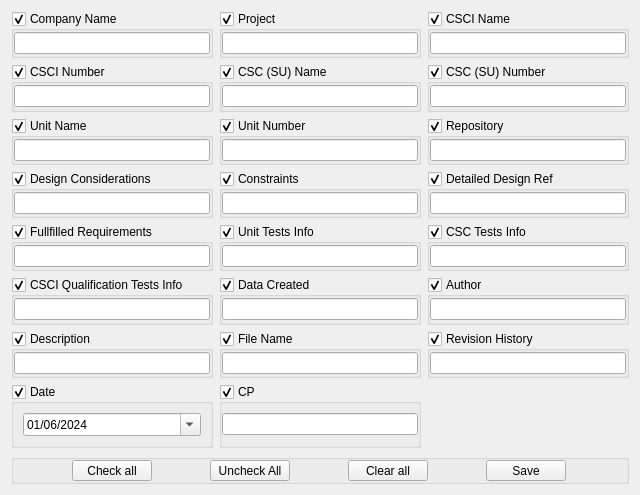
<?xml version="1.0" encoding="UTF-8"?>
<ui version="4.0">
 <class>HeaderConfigPanel</class>
 <widget class="QFrame" name="HeaderConfigPanel">
  <property name="geometry">
   <rect>
    <x>0</x>
    <y>0</y>
    <width>640</width>
    <height>495</height>
   </rect>
  </property>
  <property name="windowTitle">
   <string>SAES Header Configuration</string>
  </property>
  <layout class="QVBoxLayout" name="mainLayout">
   <item>
    <layout class="QGridLayout" name="gridLayout">
     <item row="0" column="5">
      <widget class="QGroupBox" name="csciName">
       <property name="title">
        <string>CSCI Name</string>
       </property>
       <property name="checkable">
        <bool>true</bool>
       </property>
       <layout class="QHBoxLayout" name="horizontalLayout_8">
        <property name="leftMargin">
         <number>0</number>
        </property>
        <property name="topMargin">
         <number>0</number>
        </property>
        <property name="rightMargin">
         <number>0</number>
        </property>
        <property name="bottomMargin">
         <number>0</number>
        </property>
        <item>
         <widget class="QLineEdit" name="lne_csciName"/>
        </item>
       </layout>
      </widget>
     </item>
     <item row="0" column="3">
      <widget class="QGroupBox" name="companyName">
       <property name="title">
        <string>Company Name</string>
       </property>
       <property name="checkable">
        <bool>true</bool>
       </property>
       <layout class="QHBoxLayout" name="horizontalLayout_2">
        <property name="leftMargin">
         <number>0</number>
        </property>
        <property name="topMargin">
         <number>0</number>
        </property>
        <property name="rightMargin">
         <number>0</number>
        </property>
        <property name="bottomMargin">
         <number>0</number>
        </property>
        <item>
         <widget class="QLineEdit" name="lne_companyName"/>
        </item>
       </layout>
      </widget>
     </item>
     <item row="1" column="4">
      <widget class="QGroupBox" name="cscsuname">
       <property name="title">
        <string>CSC (SU) Name</string>
       </property>
       <property name="checkable">
        <bool>true</bool>
       </property>
       <layout class="QHBoxLayout" name="horizontalLayout_9">
        <property name="leftMargin">
         <number>0</number>
        </property>
        <property name="topMargin">
         <number>0</number>
        </property>
        <property name="rightMargin">
         <number>0</number>
        </property>
        <property name="bottomMargin">
         <number>0</number>
        </property>
        <item>
         <widget class="QLineEdit" name="lne_cscsuname"/>
        </item>
       </layout>
      </widget>
     </item>
     <item row="1" column="3">
      <widget class="QGroupBox" name="csciNumber">
       <property name="title">
        <string>CSCI Number</string>
       </property>
       <property name="checkable">
        <bool>true</bool>
       </property>
       <layout class="QHBoxLayout" name="horizontalLayout_16">
        <property name="leftMargin">
         <number>0</number>
        </property>
        <property name="topMargin">
         <number>0</number>
        </property>
        <property name="rightMargin">
         <number>0</number>
        </property>
        <property name="bottomMargin">
         <number>0</number>
        </property>
        <item>
         <widget class="QLineEdit" name="lne_csciNumber"/>
        </item>
       </layout>
      </widget>
     </item>
     <item row="1" column="5">
      <widget class="QGroupBox" name="cscsunumber">
       <property name="title">
        <string>CSC (SU) Number</string>
       </property>
       <property name="checkable">
        <bool>true</bool>
       </property>
       <layout class="QHBoxLayout" name="horizontalLayout_17">
        <property name="leftMargin">
         <number>0</number>
        </property>
        <property name="topMargin">
         <number>0</number>
        </property>
        <property name="rightMargin">
         <number>0</number>
        </property>
        <property name="bottomMargin">
         <number>0</number>
        </property>
        <item>
         <widget class="QLineEdit" name="lne_cscsunumber"/>
        </item>
       </layout>
      </widget>
     </item>
     <item row="5" column="3">
      <widget class="QGroupBox" name="csciqualtestsinfo">
       <property name="title">
        <string>CSCI Qualification Tests Info</string>
       </property>
       <property name="checkable">
        <bool>true</bool>
       </property>
       <layout class="QHBoxLayout" name="horizontalLayout_13">
        <property name="leftMargin">
         <number>0</number>
        </property>
        <property name="topMargin">
         <number>0</number>
        </property>
        <property name="rightMargin">
         <number>0</number>
        </property>
        <property name="bottomMargin">
         <number>0</number>
        </property>
        <item>
         <widget class="QLineEdit" name="lne_csciqualtestsinfo"/>
        </item>
       </layout>
      </widget>
     </item>
     <item row="0" column="4">
      <widget class="QGroupBox" name="project">
       <property name="title">
        <string>Project</string>
       </property>
       <property name="checkable">
        <bool>true</bool>
       </property>
       <layout class="QHBoxLayout" name="horizontalLayout_3">
        <property name="leftMargin">
         <number>0</number>
        </property>
        <property name="topMargin">
         <number>0</number>
        </property>
        <property name="rightMargin">
         <number>0</number>
        </property>
        <property name="bottomMargin">
         <number>0</number>
        </property>
        <item>
         <widget class="QLineEdit" name="lne_project"/>
        </item>
       </layout>
      </widget>
     </item>
     <item row="2" column="5">
      <widget class="QGroupBox" name="repository">
       <property name="title">
        <string>Repository</string>
       </property>
       <property name="checkable">
        <bool>true</bool>
       </property>
       <property name="checked">
        <bool>true</bool>
       </property>
       <layout class="QHBoxLayout" name="horizontalLayout_18">
        <property name="leftMargin">
         <number>0</number>
        </property>
        <property name="topMargin">
         <number>0</number>
        </property>
        <property name="rightMargin">
         <number>0</number>
        </property>
        <property name="bottomMargin">
         <number>0</number>
        </property>
        <item>
         <widget class="QLineEdit" name="lne_repository"/>
        </item>
       </layout>
      </widget>
     </item>
     <item row="3" column="3">
      <widget class="QGroupBox" name="designconsiderations">
       <property name="title">
        <string>Design Considerations</string>
       </property>
       <property name="checkable">
        <bool>true</bool>
       </property>
       <layout class="QHBoxLayout" name="horizontalLayout_11">
        <property name="leftMargin">
         <number>0</number>
        </property>
        <property name="topMargin">
         <number>0</number>
        </property>
        <property name="rightMargin">
         <number>0</number>
        </property>
        <property name="bottomMargin">
         <number>0</number>
        </property>
        <item>
         <widget class="QLineEdit" name="lne_designconsiderations"/>
        </item>
       </layout>
      </widget>
     </item>
     <item row="3" column="4">
      <widget class="QGroupBox" name="constraints">
       <property name="title">
        <string>Constraints</string>
       </property>
       <property name="checkable">
        <bool>true</bool>
       </property>
       <layout class="QHBoxLayout" name="horizontalLayout_19">
        <property name="leftMargin">
         <number>0</number>
        </property>
        <property name="topMargin">
         <number>0</number>
        </property>
        <property name="rightMargin">
         <number>0</number>
        </property>
        <property name="bottomMargin">
         <number>0</number>
        </property>
        <item>
         <widget class="QLineEdit" name="lne_constraints"/>
        </item>
       </layout>
      </widget>
     </item>
     <item row="3" column="5">
      <widget class="QGroupBox" name="detaileddesignref">
       <property name="title">
        <string>Detailed Design Ref</string>
       </property>
       <property name="checkable">
        <bool>true</bool>
       </property>
       <layout class="QHBoxLayout" name="horizontalLayout_12">
        <property name="leftMargin">
         <number>0</number>
        </property>
        <property name="topMargin">
         <number>0</number>
        </property>
        <property name="rightMargin">
         <number>0</number>
        </property>
        <property name="bottomMargin">
         <number>0</number>
        </property>
        <item>
         <widget class="QLineEdit" name="lne_detaileddesignref"/>
        </item>
       </layout>
      </widget>
     </item>
     <item row="4" column="4">
      <widget class="QGroupBox" name="unittestsinfo">
       <property name="title">
        <string>Unit Tests Info</string>
       </property>
       <property name="checkable">
        <bool>true</bool>
       </property>
       <layout class="QHBoxLayout" name="horizontalLayout_20">
        <property name="leftMargin">
         <number>0</number>
        </property>
        <property name="topMargin">
         <number>0</number>
        </property>
        <property name="rightMargin">
         <number>0</number>
        </property>
        <property name="bottomMargin">
         <number>0</number>
        </property>
        <item>
         <widget class="QLineEdit" name="lne_uinittestsinfo"/>
        </item>
       </layout>
      </widget>
     </item>
     <item row="4" column="5">
      <widget class="QGroupBox" name="csctestsinfo">
       <property name="title">
        <string>CSC Tests Info</string>
       </property>
       <property name="checkable">
        <bool>true</bool>
       </property>
       <layout class="QHBoxLayout" name="horizontalLayout_24">
        <property name="leftMargin">
         <number>0</number>
        </property>
        <property name="topMargin">
         <number>0</number>
        </property>
        <property name="rightMargin">
         <number>0</number>
        </property>
        <property name="bottomMargin">
         <number>0</number>
        </property>
        <item>
         <widget class="QLineEdit" name="lne_csctestsinfo"/>
        </item>
       </layout>
      </widget>
     </item>
     <item row="5" column="5">
      <widget class="QGroupBox" name="author">
       <property name="title">
        <string>Author</string>
       </property>
       <property name="checkable">
        <bool>true</bool>
       </property>
       <layout class="QHBoxLayout" name="horizontalLayout_23">
        <property name="leftMargin">
         <number>0</number>
        </property>
        <property name="topMargin">
         <number>0</number>
        </property>
        <property name="rightMargin">
         <number>0</number>
        </property>
        <property name="bottomMargin">
         <number>0</number>
        </property>
        <item>
         <widget class="QLineEdit" name="lne_author"/>
        </item>
       </layout>
      </widget>
     </item>
     <item row="6" column="3">
      <widget class="QGroupBox" name="description">
       <property name="title">
        <string>Description</string>
       </property>
       <property name="checkable">
        <bool>true</bool>
       </property>
       <layout class="QHBoxLayout" name="horizontalLayout_14">
        <property name="leftMargin">
         <number>0</number>
        </property>
        <property name="topMargin">
         <number>0</number>
        </property>
        <property name="rightMargin">
         <number>0</number>
        </property>
        <property name="bottomMargin">
         <number>0</number>
        </property>
        <item>
         <widget class="QLineEdit" name="lne_description"/>
        </item>
       </layout>
      </widget>
     </item>
     <item row="5" column="4">
      <widget class="QGroupBox" name="datacreated">
       <property name="title">
        <string>Data Created</string>
       </property>
       <property name="checkable">
        <bool>true</bool>
       </property>
       <layout class="QHBoxLayout" name="horizontalLayout_21">
        <property name="leftMargin">
         <number>0</number>
        </property>
        <property name="topMargin">
         <number>0</number>
        </property>
        <property name="rightMargin">
         <number>0</number>
        </property>
        <property name="bottomMargin">
         <number>0</number>
        </property>
        <item>
         <widget class="QLineEdit" name="lne_datacreated"/>
        </item>
       </layout>
      </widget>
     </item>
     <item row="6" column="4">
      <widget class="QGroupBox" name="filename">
       <property name="title">
        <string>File Name</string>
       </property>
       <property name="checkable">
        <bool>true</bool>
       </property>
       <layout class="QHBoxLayout" name="horizontalLayout_22">
        <property name="leftMargin">
         <number>0</number>
        </property>
        <property name="topMargin">
         <number>0</number>
        </property>
        <property name="rightMargin">
         <number>0</number>
        </property>
        <property name="bottomMargin">
         <number>0</number>
        </property>
        <item>
         <widget class="QLineEdit" name="lne_filename"/>
        </item>
       </layout>
      </widget>
     </item>
     <item row="4" column="3">
      <widget class="QGroupBox" name="fullfillerequirements">
       <property name="title">
        <string>Fullfilled Requirements</string>
       </property>
       <property name="checkable">
        <bool>true</bool>
       </property>
       <layout class="QHBoxLayout" name="horizontalLayout_26">
        <property name="leftMargin">
         <number>0</number>
        </property>
        <property name="topMargin">
         <number>0</number>
        </property>
        <property name="rightMargin">
         <number>0</number>
        </property>
        <property name="bottomMargin">
         <number>0</number>
        </property>
        <item>
         <widget class="QLineEdit" name="lne_fullfilledrequirements"/>
        </item>
       </layout>
      </widget>
     </item>
     <item row="2" column="4">
      <widget class="QGroupBox" name="unitnumber">
       <property name="title">
        <string>Unit Number</string>
       </property>
       <property name="checkable">
        <bool>true</bool>
       </property>
       <layout class="QHBoxLayout" name="horizontalLayout_10">
        <property name="leftMargin">
         <number>0</number>
        </property>
        <property name="topMargin">
         <number>0</number>
        </property>
        <property name="rightMargin">
         <number>0</number>
        </property>
        <property name="bottomMargin">
         <number>0</number>
        </property>
        <item>
         <widget class="QLineEdit" name="lne_unitnumber"/>
        </item>
       </layout>
      </widget>
     </item>
     <item row="2" column="3">
      <widget class="QGroupBox" name="unitname">
       <property name="title">
        <string>Unit Name</string>
       </property>
       <property name="checkable">
        <bool>true</bool>
       </property>
       <layout class="QHBoxLayout" name="horizontalLayout_25">
        <property name="leftMargin">
         <number>0</number>
        </property>
        <property name="topMargin">
         <number>0</number>
        </property>
        <property name="rightMargin">
         <number>0</number>
        </property>
        <property name="bottomMargin">
         <number>0</number>
        </property>
        <item>
         <widget class="QLineEdit" name="lne_unitname"/>
        </item>
       </layout>
      </widget>
     </item>
     <item row="6" column="5">
      <widget class="QGroupBox" name="revisionhistory">
       <property name="title">
        <string>Revision History</string>
       </property>
       <property name="checkable">
        <bool>true</bool>
       </property>
       <layout class="QHBoxLayout" name="horizontalLayout_27">
        <property name="leftMargin">
         <number>0</number>
        </property>
        <property name="topMargin">
         <number>0</number>
        </property>
        <property name="rightMargin">
         <number>0</number>
        </property>
        <property name="bottomMargin">
         <number>0</number>
        </property>
        <item>
         <widget class="QLineEdit" name="lne_revisionhistory"/>
        </item>
       </layout>
      </widget>
     </item>
     <item row="7" column="3">
      <widget class="QGroupBox" name="date">
       <property name="title">
        <string>Date</string>
       </property>
       <property name="checkable">
        <bool>true</bool>
       </property>
       <layout class="QHBoxLayout" name="horizontalLayout_28">
        <item>
         <widget class="QDateEdit" name="dateEdit">
          <property name="displayFormat">
           <string>dd/MM/yyyy</string>
          </property>
          <property name="calendarPopup">
           <bool>true</bool>
          </property>
          <property name="date">
           <date>
            <year>2024</year>
            <month>6</month>
            <day>1</day>
           </date>
          </property>
         </widget>
        </item>
       </layout>
      </widget>
     </item>
     <item row="7" column="4">
      <widget class="QGroupBox" name="cp">
       <property name="title">
        <string>CP</string>
       </property>
       <property name="checkable">
        <bool>true</bool>
       </property>
       <layout class="QHBoxLayout" name="horizontalLayout_15">
        <property name="leftMargin">
         <number>0</number>
        </property>
        <property name="topMargin">
         <number>0</number>
        </property>
        <property name="rightMargin">
         <number>0</number>
        </property>
        <property name="bottomMargin">
         <number>0</number>
        </property>
        <item>
         <widget class="QLineEdit" name="lne_cp">
          <property name="text">
           <string/>
          </property>
         </widget>
        </item>
       </layout>
      </widget>
     </item>
    </layout>
   </item>
   <item>
    <widget class="QGroupBox" name="footerButtons">
     <property name="maximumSize">
      <size>
       <width>16777215</width>
       <height>30</height>
      </size>
     </property>
     <layout class="QHBoxLayout" name="horizontalLayout">
      <property name="spacing">
       <number>0</number>
      </property>
      <property name="leftMargin">
       <number>0</number>
      </property>
      <property name="topMargin">
       <number>0</number>
      </property>
      <property name="rightMargin">
       <number>0</number>
      </property>
      <property name="bottomMargin">
       <number>0</number>
      </property>
      <item>
       <widget class="QPushButton" name="pbCheckAll">
        <property name="sizePolicy">
         <sizepolicy hsizetype="Fixed" vsizetype="Fixed">
          <horstretch>0</horstretch>
          <verstretch>0</verstretch>
         </sizepolicy>
        </property>
        <property name="text">
         <string>Check all</string>
        </property>
       </widget>
      </item>
      <item>
       <widget class="QPushButton" name="pbUncheckAll">
        <property name="sizePolicy">
         <sizepolicy hsizetype="Fixed" vsizetype="Fixed">
          <horstretch>0</horstretch>
          <verstretch>0</verstretch>
         </sizepolicy>
        </property>
        <property name="text">
         <string>Uncheck All</string>
        </property>
       </widget>
      </item>
      <item>
       <widget class="QPushButton" name="pbClearAll">
        <property name="sizePolicy">
         <sizepolicy hsizetype="Fixed" vsizetype="Fixed">
          <horstretch>0</horstretch>
          <verstretch>0</verstretch>
         </sizepolicy>
        </property>
        <property name="text">
         <string>Clear all</string>
        </property>
       </widget>
      </item>
      <item>
       <widget class="QPushButton" name="pbSave">
        <property name="sizePolicy">
         <sizepolicy hsizetype="Fixed" vsizetype="Fixed">
          <horstretch>0</horstretch>
          <verstretch>0</verstretch>
         </sizepolicy>
        </property>
        <property name="text">
         <string>Save</string>
        </property>
       </widget>
      </item>
     </layout>
    </widget>
   </item>
  </layout>
 </widget>
 <resources/>
 <connections/>
</ui>
